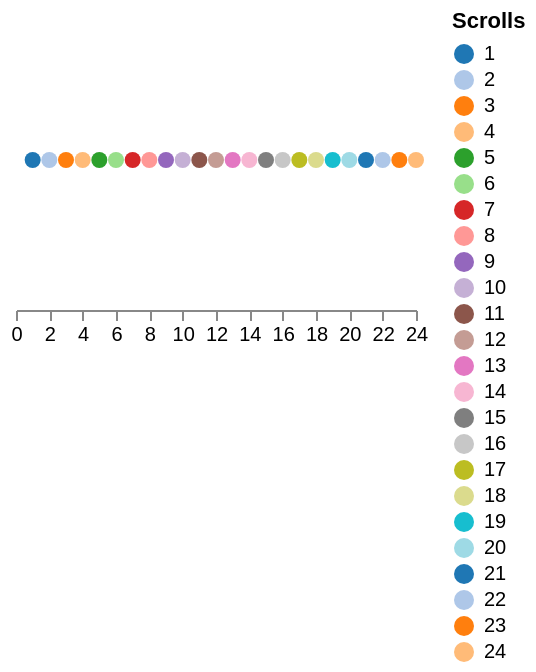

Vega-Lite specification stored for this chart:
### Vega specification from a JSON file in a GitHub repository (floating-point values rounded to 4 significant figures)
{"$schema": "https://vega.github.io/schema/vega/v6.json", "description": "A right legend with a maxHeight past the plot stays within the height beside the plot and its axis.", "width": 200, "height": 150, "padding": 5, "autosize": "pad", "data": [{"name": "source", "transform": [{"type": "sequence", "start": 1, "stop": 25, "as": "x"}]}], "scales": [{"name": "x", "type": "linear", "domain": {"data": "source", "field": "x"}, "range": "width"}, {"name": "color", "type": "ordinal", "range": {"scheme": "category20"}, "domain": {"data": "source", "field": "x"}}], "axes": [{"scale": "x", "orient": "bottom"}], "legends": [{"fill": "color", "title": "Scrolls", "orient": "right", "symbolLimit": 0, "maxHeight": 400, "scrollbarColor": "gray", "scrollFadeColor": "white"}], "marks": [{"type": "symbol", "from": {"data": "source"}, "encode": {"update": {"x": {"scale": "x", "field": "x"}, "y": {"value": 75}, "fill": {"scale": "color", "field": "x"}}}}]}
